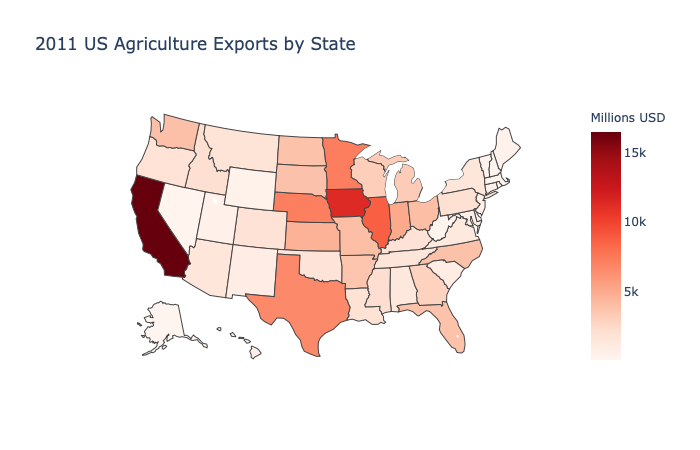

Write Python code to recreate this figure.
import plotly.graph_objects as go

import pandas as pd
df = pd.read_csv('https://raw.githubusercontent.com/plotly/datasets/master/2011_us_ag_exports.csv')

fig = go.Figure(data=go.Choropleth(
    locations=df['code'], # Spatial coordinates
    z = df['total exports'].astype(float), # Data to be color-coded
    locationmode = 'USA-states', # set of locations match entries in `locations`
    colorscale = 'Reds',
    colorbar_title = "Millions USD",
))

fig.update_layout(
    title_text = '2011 US Agriculture Exports by State',
    geo_scope='usa', # limite map scope to USA
)

fig.show()
